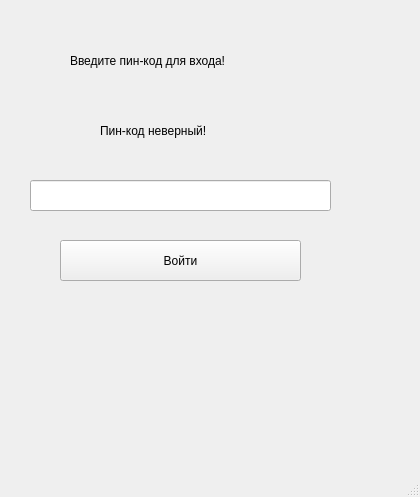
<?xml version="1.0" encoding="UTF-8"?>
<ui version="4.0">
 <class>MainWindow</class>
 <widget class="QMainWindow" name="MainWindow">
  <property name="geometry">
   <rect>
    <x>0</x>
    <y>0</y>
    <width>420</width>
    <height>497</height>
   </rect>
  </property>
  <property name="windowTitle">
   <string>MainWindow</string>
  </property>
  <widget class="QWidget" name="centralwidget">
   <widget class="QPushButton" name="enterBut">
    <property name="geometry">
     <rect>
      <x>60</x>
      <y>240</y>
      <width>241</width>
      <height>41</height>
     </rect>
    </property>
    <property name="text">
     <string>Войти</string>
    </property>
   </widget>
   <widget class="QLabel" name="label">
    <property name="geometry">
     <rect>
      <x>70</x>
      <y>30</y>
      <width>261</width>
      <height>61</height>
     </rect>
    </property>
    <property name="text">
     <string>Введите пин-код для входа!</string>
    </property>
   </widget>
   <widget class="QLabel" name="error">
    <property name="geometry">
     <rect>
      <x>100</x>
      <y>110</y>
      <width>191</width>
      <height>41</height>
     </rect>
    </property>
    <property name="text">
     <string>Пин-код неверный!</string>
    </property>
   </widget>
   <widget class="QLineEdit" name="enterPass">
    <property name="geometry">
     <rect>
      <x>30</x>
      <y>180</y>
      <width>301</width>
      <height>31</height>
     </rect>
    </property>
   </widget>
  </widget>
  <widget class="QMenuBar" name="menubar">
   <property name="geometry">
    <rect>
     <x>0</x>
     <y>0</y>
     <width>420</width>
     <height>29</height>
    </rect>
   </property>
  </widget>
  <widget class="QStatusBar" name="statusbar"/>
 </widget>
 <resources/>
 <connections/>
</ui>
